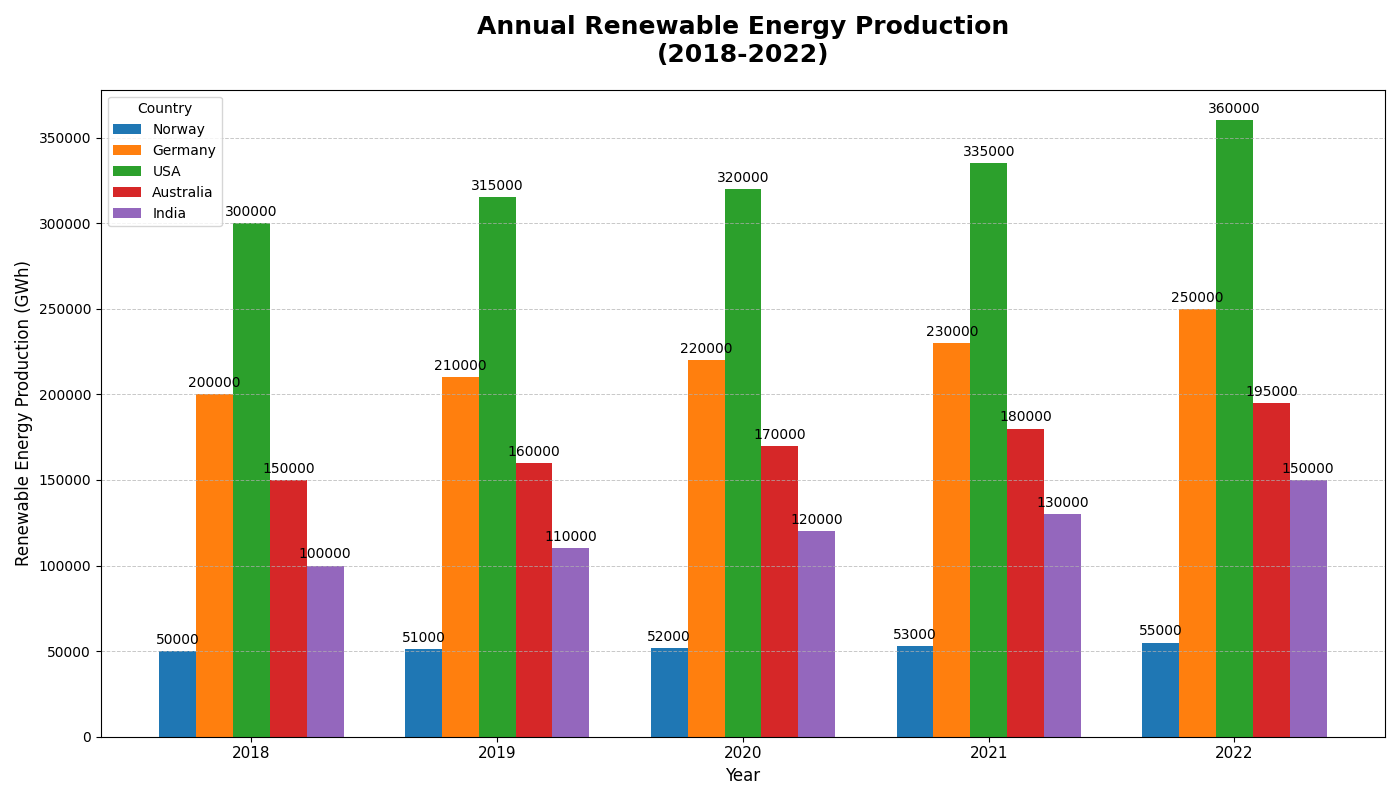

Generate this figure with Python:
import matplotlib.pyplot as plt
import numpy as np

# Backstory: We are visualizing the annual Renewable Energy Production in different countries over a span of years.

# Define countries and years
countries = ['Norway', 'Germany', 'USA', 'Australia', 'India']
years = ['2018', '2019', '2020', '2021', '2022']

# Renewable energy production in Gigawatt-hours (GWh)
norway_production = [50000, 51000, 52000, 53000, 55000]
germany_production = [200000, 210000, 220000, 230000, 250000]
usa_production = [300000, 315000, 320000, 335000, 360000]
australia_production = [150000, 160000, 170000, 180000, 195000]
india_production = [100000, 110000, 120000, 130000, 150000]

# Aggregate data for plotting
data = [norway_production, germany_production, usa_production, australia_production, india_production]

# Set up the figure and axis
fig, ax = plt.subplots(figsize=(14, 8))

# Plotting details
width = 0.15  # width of the bars
x = np.arange(len(years))  # the label locations

# Colors for each country
colors = ['#1f77b4', '#ff7f0e', '#2ca02c', '#d62728', '#9467bd']

# Plot each country's data as a separate set of bars
for i, (country_data, color) in enumerate(zip(data, colors)):
    rects = ax.bar(x + i * width, country_data, width, label=countries[i], color=color)
    # Annotate each bar with its value
    for rect in rects:
        height = rect.get_height()
        ax.annotate(f'{height}', xy=(rect.get_x() + rect.get_width() / 2, height),
                    xytext=(0, 3), textcoords="offset points", ha='center', va='bottom', fontsize=10, color='black')

# Customizing the plot
ax.set_xlabel('Year', fontsize=12)
ax.set_ylabel('Renewable Energy Production (GWh)', fontsize=12)
ax.set_title('Annual Renewable Energy Production\n(2018-2022)', fontsize=18, fontweight='bold', pad=20)
ax.set_xticks(x + width * 2)
ax.set_xticklabels(years, fontsize=11)
ax.legend(title="Country", fontsize=10, loc='upper left')

# Add a grid for better readability
ax.yaxis.grid(True, linestyle='--', linewidth=0.7, alpha=0.7)

# Automatically adjust the layout to prevent overlapping
plt.tight_layout()

# Show the plot
plt.show()
